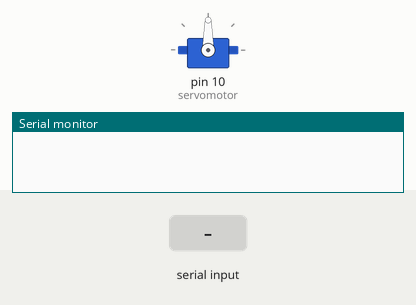
Simulated run of this sketch. Board: Arduino Uno, built with avr-gcc and run on an emulated ATmega328P. On the bench: servo, the last lines printed to the serial monitor. Inputs (shaded band) come from the test bench.

Above: at 1.2 s.
1.3 s: "A,45\n" received over the second serial link
At 2.5 s:
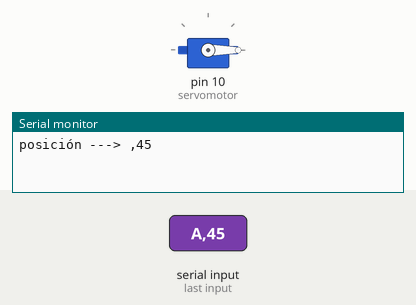
2.8 s: "A90\n" received over the second serial link
At 3.9 s:
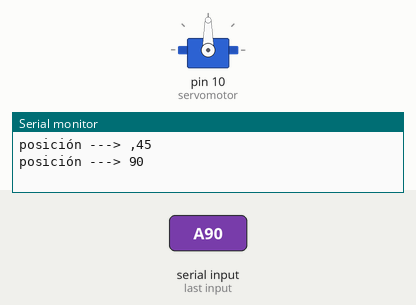
Timing chart, 0 to 5.8 s (numbered marks = the images above; inputs shaded):
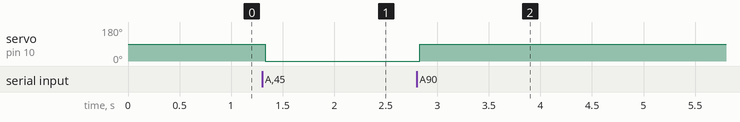

The sketch:

BT_Servo.ino
```cpp
//CONTROL DEL GIRO DE UN SERVO CON APP DE MOVIL
//Javier S. v.1.1
//MEJORA 1: EL BT Rx y Tx  se conecta con los pines A0 y A1 de placa MotorShield v1
//MEJORA 2: En el puerto serie se lee el valor de la posición del SERVO (0-180)


//Version original del sketch, seguir enlace de abajo
//https://www.youtube.com/watch?v=OO7vKKuJ9a0
//http://arduparatodos.blogspot.com/2017/06/modulo-bluetooth-hc-06-con-arduino-y.html


#include <Servo.h>
Servo servomotor;
#include <SoftwareSerial.h>
SoftwareSerial BT1(A0,A1); // RX, TX recordar que se cruzan, BT_RX->A1 y BT_Tx->A0

//int led_1 = 5;  //Pin PWM donde va conectado el LED

//Variables de control y/o lectura
char valor; //un solo byte, un caracter ASCII
String estado;// texto


void setup() {

  servomotor.attach(10); //Pin PWM 9 o 10 en el MotorShiled v1 de Adafruit
  servomotor.write(90);  //Inicia el servo en una posición de 90 grados
  //pinMode(led_1, OUTPUT);
  Serial.begin(9600);
  BT1.begin(9600);

}


void loop() {

//  if (Serial.available())  //Si el puerto serie (Bluetooth) está disponible
if (BT1.available())  //Si el puerto serie (Bluetooth) está disponible
  {
    //valor = Serial.read();  //Lee el dato entrante via Bluetooth
    valor = BT1.read();  //Lee el dato entrante via Bluetooth
    if (valor == 'A')   //Si el dato entrante es una A
    {
      servo();   //Llama la función que controla el giro del servo
    }
//    if (valor == 'B')   //Si el dato entrante es una B
//    {
//      led();     //Llama la función que controla el brillo del LED
//    }
  }
}

/*
void led()
{
  delay(30);
  while (Serial.available())
  {
    char c = Serial.read();   //Lee el dato entrante y lo almacena en una variable tipo char
    estado += c;     //Crea una cadena tipo String con los datos entrantes
  }
  if (estado.length() > 0)  //Se verifica que la cadena tipo String tenga un largo mayor a cero
  {
    analogWrite(led_1, estado.toInt());  //Manda al LED el dato en forma de entero (int)
    estado = "";      //Limpia la variable para poder leer posteriormente nuevos datos
  }
}
*/

void servo()
{
  delay(30);
  //while (Serial.available())
  while (BT1.available())
  {
    //char c = Serial.read();   //Lee el dato entrante y lo almacena en una variable tipo char
    char c = BT1.read();   //Lee el dato entrante y lo almacena en una variable tipo char
    estado += c;    //Crea una cadena tipo String con los datos entrantes
  }
  if (estado.length() > 0)  //Se verifica que la cadena tipo String tenga un largo mayor a cero
  {
    servomotor.write(estado.toInt());   //Manda al servo el dato en forma de entero (int)
    Serial.println("posición ---> " + estado);
    estado = "";    //Limpia la variable para poder leer posteriormente nuevos datos
  }
}
```

Measured:
- after the input at 1.3 s, servo on pin 10 (servomotor): 90° → 0° at once
- after the input at 2.8 s, servo on pin 10 (servomotor): 0° → 90° at once
